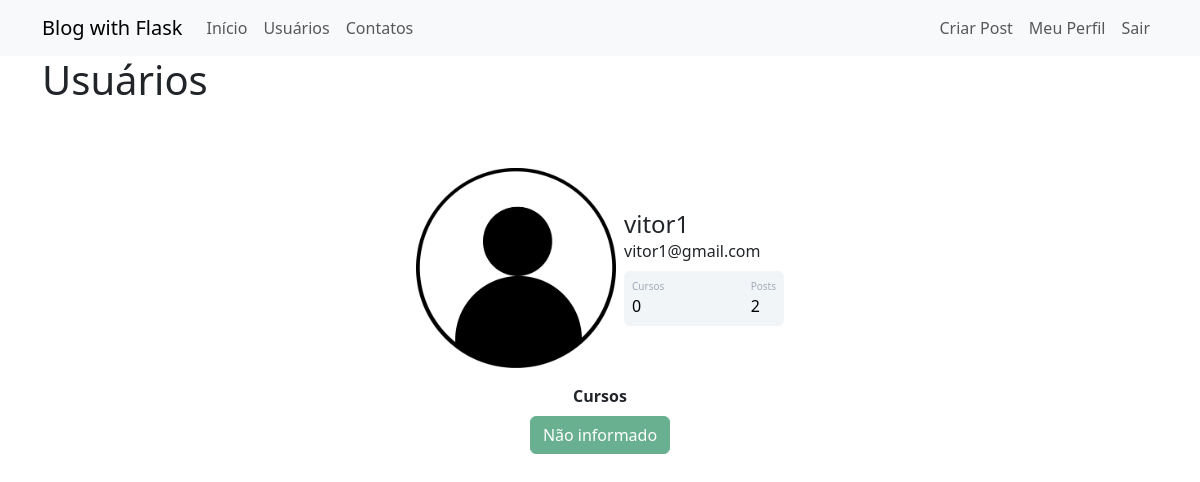
Page /usuarios (signed in) on the earlier database version.
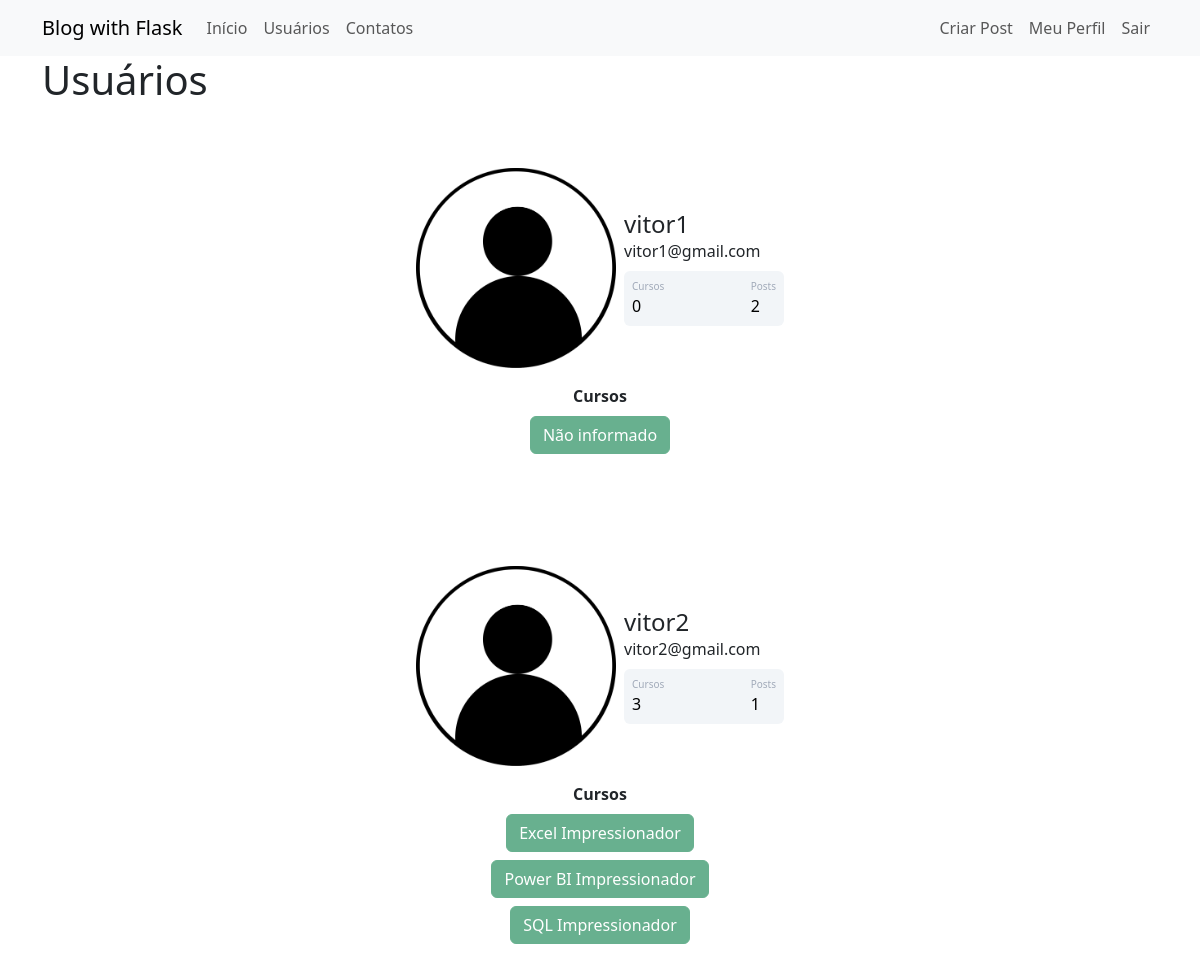
Same page on the later database version.
### webblog/models.py (models this page shows)
class Usuario(database.Model, UserMixin):
    id = database.Column(database.Integer, primary_key=True)
    username = database.Column(database.String, nullable=False)  # campo não pode ser vazio, preenchimento obrigatório
    email = database.Column(database.String, nullable=False, unique=True)  # campo deve ser único
    senha = database.Column(database.String, nullable=False)
    cursos = database.Column(database.String, nullable=False, default='Não informado')
    foto_perfil = database.Column(database.String, nullable=False, default='default.jpg')
    posts = database.relationship('Post', backref='autor', lazy=True)
    def contar_posts(self):
        return len(self.posts)  # retorna como resposta a quantidade que o usuário tem de posts

### webblog/routes.py (the view)
@app.route('/usuarios')
@login_required  # com isso, somente quem está logado terá acesso à página
def usuarios():
    lista_usuarios = Usuario.query.all()
    return render_template('usuarios.html', lista_usuarios=lista_usuarios)

### webblog/models.py (called while the page is built)
@login_manager.user_loader  # decorator para informar ao login manager que a função abaixo retorna o ID de usuario
def load_usuario(id_usuario):  # função para validação de usuário durante o login
    return Usuario.query.get(int(id_usuario))  # somente retornando a validação de ID do usuário, retornando o usuário

### webblog/templates/usuarios.html (shortened to what this page needs)
{% extends 'base.html' %}
{% block body %}
<div class="container">
    <h1>Usuários</h1>
    {% for usuario in lista_usuarios: %}
        <div class="container mt-5 d-flex justify-content-center">
            <div class="card p-3">
                <div class="d-flex align-items-center">
                    <div class="image pe-2">
                        <img src="{{ url_for('static', filename='fotos_perfil/{}'.format(usuario.foto_perfil)) }}" class="rounded" width="200" >
                    </div>
                    <div class="ml-3 w-100">
                        <h4 class="mb-0 mt-0">{{ usuario.username }}</h4>
                        <span>{{ usuario.email }}</span>
                        <div class="p-2 mt-2 bg-primary d-flex justify-content-between rounded text-white stats">
                            <div class="d-flex flex-column">
                                <span class="articles">Cursos</span>
                                <span class="number1">
                                    {% if 'Não informado' in usuario.cursos: %}
                                        {{ 0 }}
                                    {% else: %}
                                        {{ usuario.cursos.count(';') + 1 }}
                                    {% endif %}
                                </span>
                            </div>
                            <div class="d-flex flex-column">
                                <span class="rating">Posts</span>
                                <span class="number3"> {{ usuario.contar_posts() }}</span>
                            </div>
                        </div>
                    </div>
                </div>
            </div>
        </div>
        <div class="row justify-content-center">
            <div class="col col-4" style="text-align: center">
                <strong>Cursos</strong><br>
                {% for curso in usuario.cursos.split(';') %}
                    <button type="button" class="btn btn-success mt-2" disabled>{{ curso }}</button>
                {% endfor %}
                </div>
        </div>
    {% endfor %}
</div>
{% endblock %}

Differences in the rows shown:
added Usuario: foto_perfil (placeholder picture), username "vitor2", email "vitor2@gmail.com", cursos "3", contar_posts "1", curso "Excel Impressionador" "Power BI Impressionador" "SQL Impressionador", shown under "Usuários"
